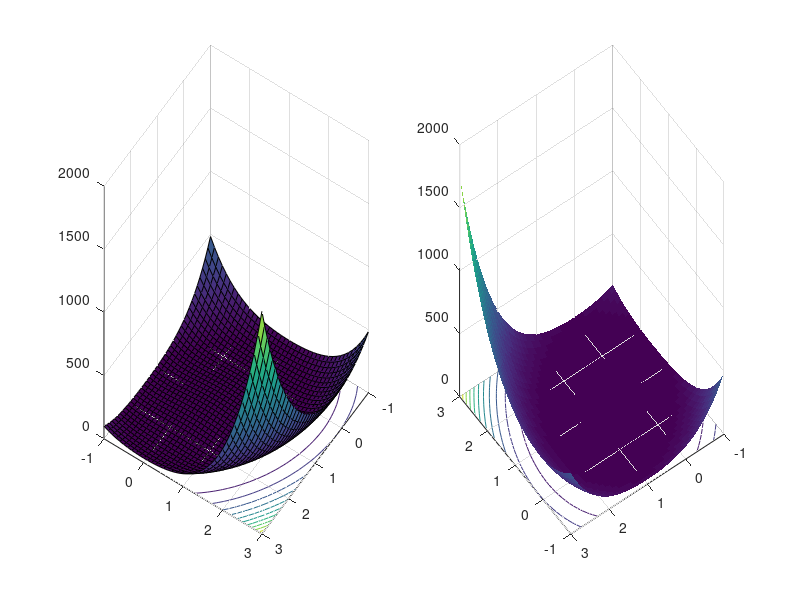

The MATLAB script that drew this image:
function graphF

% Create figure
figure1 = figure('Position',[1 400 1200 600]);
%colormap('gray');
%axis square;
[X,Y] = meshgrid(-1:0.1:3);
%Z=ex2(X,Y);
%Z=X.^3+Y.^2+3*X;
%Z = abs(X.^3);
%Z=Y.^4 + X.^4 - 3*X*Y;
%Z = 3*(X-Y).^3 - 4*(X-Y);
Z = (3*(X).^2 +2 * X.*Y + 4*Y.^2 - 7*X -6*Y).^2;

% Create subplot
subplot1 = subplot(1,2,1,'Parent',figure1);
view([124 34]);
grid('on');
hold('all');

% Create surface
surf(X,Y,Z,'Parent',subplot1);

% Create contour
contour(X,Y,Z,'Parent',subplot1);

% Create subplot
subplot2 = subplot(1,2,2,'Parent',figure1);
view([234 34]);
grid('on');
hold('all');

% Create surface
surf(X,Y,Z,'Parent',subplot2,'LineStyle','none');

% Create contour
contour(X,Y,Z,'Parent',subplot2);
end